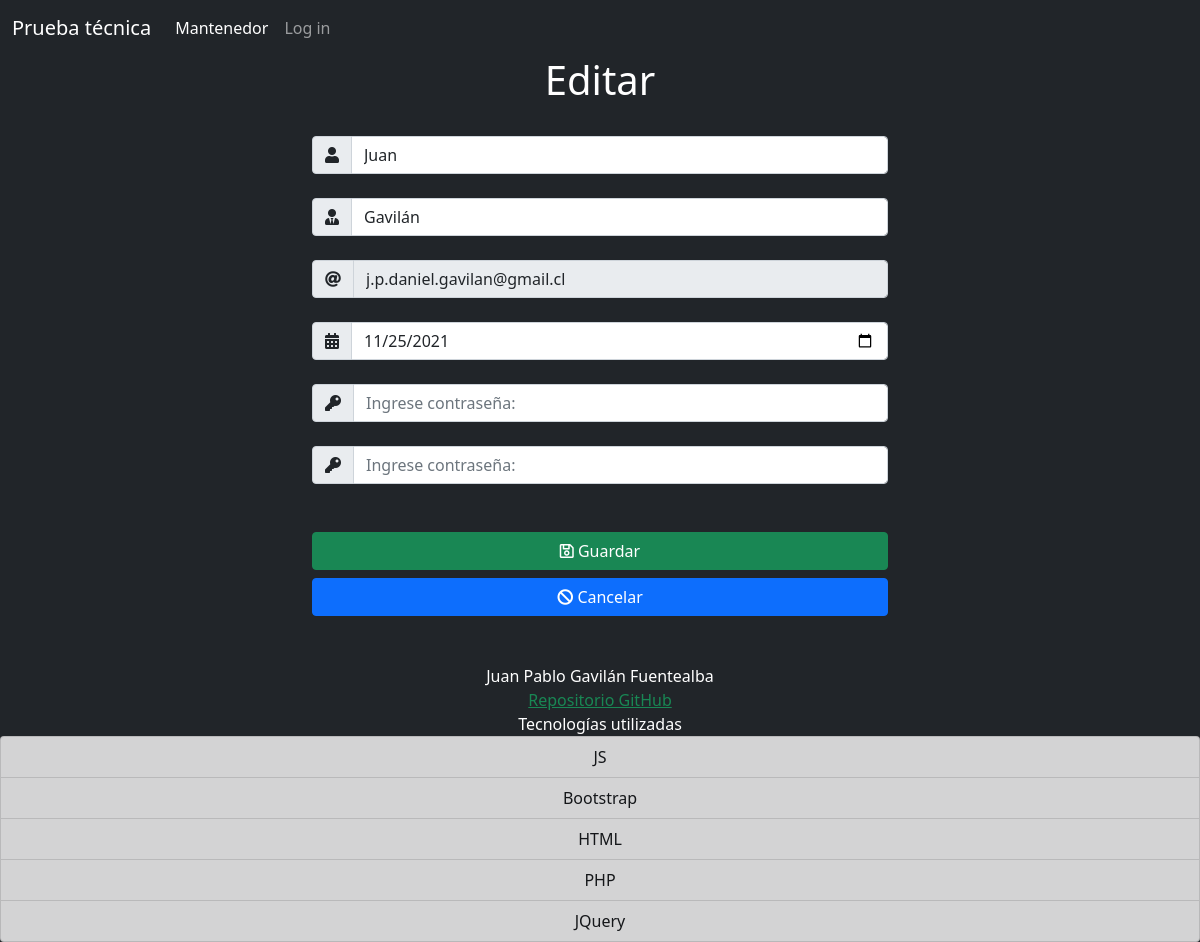
/index.php?m=editar&id=1, run on the app's committed database.
### tables this page shows
CREATE TABLE IF NOT EXISTS `usuarios` (
  `id` int(11) NOT NULL AUTO_INCREMENT,
  `nombre` varchar(25) NOT NULL,
  `apellido` varchar(25) NOT NULL,
  `email` varchar(50) NOT NULL,
  `nacimiento` date NOT NULL,
  `clave` varchar(200) NOT NULL,
  PRIMARY KEY (`id`),
  UNIQUE KEY `uq_email` (`email`)
);

### controlador/index.php (called while the page is built, shortened)
<?php
require_once("modelo/index.php");
class modeloController
{
    static function editar()
    {
        $id = $_REQUEST['id'];
        $producto = new Modelo();
        $dato = $producto->mostrar("usuarios", "id=" . $id);
        require_once("vista/editar.php");
    }
}

### modelo/index.php (called while the page is built, shortened)
<?php
class Modelo
{
    private $db;
    private $datos;
    public function __construct()
    {
        $this->db = new PDO('mysql:host=localhost;dbname=prueba', "root", "");
    }
    public function mostrar($tabla, $condicion)
    {
        $consul = "select * from " . $tabla . " where " . $condicion . " order by id desc;";
        $resu = $this->db->query($consul);
        while ($filas = $resu->FETCHALL(PDO::FETCH_ASSOC)) {
            $this->datos[] = $filas;
        }
        return $this->datos;
    }
}

### vista/editar.php (the view, shortened to what this page needs)
<?php
require_once("layouts/header.php");
?>
<div class="row justify-content-center bg-dark">
    <h1 class="text-center text-white">Editar</h1>
    <form action="" method="get" class="form col-6" onsubmit="validarForm(event,'mod')">
        <?php
        foreach ($dato as $key => $value) :
            foreach ($value as $v) :
        ?>
                <div class="input-group my-4">
                    <span class="input-group-text" id="basic-addon1"><i class="fas fa-user"></i></span>
                    <input class="form-control" id="txtNombre" type="text" value="<?php echo $v['nombre'] ?>" placeholder="Ingrese nombre:" name="nombre" aria-label="nombre" aria-describedby="basic-addon1">
                </div>
                <div class="input-group my-4">
                    <span class="input-group-text" id="basic-addon1"><i class="fas fa-user-tie"></i></span>
                    <input class="form-control" id="txtApellido" type="text" value="<?php echo $v['apellido'] ?>" placeholder="Ingrese apellido:" name="apellido" aria-label="apellido" aria-describedby="basic-addon1">
                </div>
                <div class="input-group my-4">
                    <span class="input-group-text" id="basic-addon1"><i class="fas fa-at"></i></span>
                    <input readonly class="form-control" id="txtEmail" type="email" value="<?php echo $v['email'] ?>" placeholder="Ingrese email:" name="email" aria-label="email" aria-describedby="basic-addon1">
                </div>
                <div class="input-group my-4">
                    <span class="input-group-text" id="basic-addon1"><i class="fas fa-calendar-alt"></i></span>
                    <input class="form-control" id="txtNacimiento" type="date" value="<?php echo $v['nacimiento'] ?>" name="nacimiento" aria-label="nacimiento" aria-describedby="basic-addon1">
                </div>
                <div class="input-group my-4">
                    <span class="input-group-text" id="basic-addon1"><i class="fas fa-key"></i></span>
                    <input class="form-control" id="txtClave" type="password" placeholder="Ingrese contraseña:" name="clave" aria-label="clave" aria-describedby="basic-addon1">
                </div>
                <div class="input-group my-4">
                    <span class="input-group-text" id="basic-addon1"><i class="fas fa-key"></i></span>
                    <input class="form-control" id="txtClave1" type="password" placeholder="Ingrese contraseña:" name="clave1" aria-label="clave1" aria-describedby="basic-addon1">
                </div>
                <div class="d-grid gap-2 my-5">
                    <button type="submit" class="btn btn-success" name="btn"><i class="far fa-save"></i> Guardar</button>
                    <a href="<?= urlsite ?>" class="btn btn-primary"><i class="fas fa-ban"></i> Cancelar</a>
                </div>
        <?php
            endforeach;
        endforeach;
        ?>
    </form>
</div>
<?php
require_once("layouts/footer.php");

### data on the page
usuarios: nombre "Juan", apellido "Gavilán", email "j.p.daniel.gavilan@gmail.cl", nacimiento "11/25/2021"
